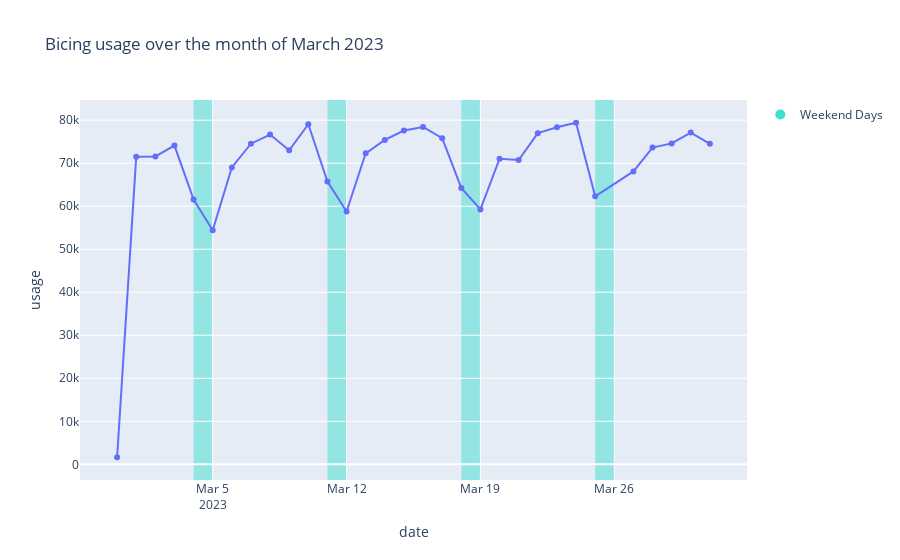

The notebook cell saved with this chart:
### Markdown cell above
### March

### Code cell
import plotly.express as px

df_b = df_march.groupby('date')['usage'].sum().reset_index()
# add day of the week like "Sunday", "Monday", etc.
df_b['day_of_week'] = df_b['date'].dt.day_name()

fig = px.line(df_b, x='date', y='usage', title='Bicing usage over the month of March 2023', markers=True, hover_data=['date', 'usage','day_of_week'])

# Identify weekends
weekends = pd.date_range(start='2023-03-01', end='2023-03-31', freq='W-SAT').tolist() + \
           pd.date_range(start='2023-03-01', end='2023-03-31', freq='W-SUN').tolist()

# Ensure weekends are in pairs
weekends.sort()
weekend_pairs = [(weekends[i], weekends[i + 1]) for i in range(0, len(weekends), 2)]

# Add vertical rectangles for weekends
show_legend_added = False
for start, end in weekend_pairs:
    fig.add_vrect(
        x0=start, x1=end,
        fillcolor="turquoise", opacity=0.5,
        layer="below", line_width=0,
    )

fig.add_scatter(
    x=[None], y=[None],
    mode='markers',
    marker=dict(color='turquoise', size=10),
    showlegend=True,
    name='Weekend Days'
)


fig.show()

### Figure 1 — Plotly figure (JSON) as saved in the notebook; plotly's stock layout.template omitted (floating-point values rounded to 4 significant figures)
{"data": [{"customdata": [["Tuesday"], ["Wednesday"], ["Thursday"], ["Friday"], ["Saturday"], ["Sunday"], ["Monday"], ["Tuesday"], ["Wednesday"], ["Thursday"], ["Friday"], ["Saturday"], ["Sunday"], ["Monday"], ["Tuesday"], ["Wednesday"], ["Thursday"], ["Friday"], ["Saturday"], ["Sunday"], ["Monday"], ["Tuesday"], ["Wednesday"], ["Thursday"], ["Friday"], ["Saturday"], ["Monday"], ["Tuesday"], ["Wednesday"], ["Thursday"], ["Friday"]], "hovertemplate": "date=%{x}<br>usage=%{y}<br>day_of_week=%{customdata[0]}<extra></extra>", "legendgroup": "", "line": {"color": "#636efa", "dash": "solid"}, "marker": {"symbol": "circle"}, "mode": "lines+markers", "name": "", "orientation": "v", "showlegend": false, "type": "scatter", "x": ["2023-02-28T00:00:00", "2023-03-01T00:00:00", "2023-03-02T00:00:00", "2023-03-03T00:00:00", "2023-03-04T00:00:00", "2023-03-05T00:00:00", "2023-03-06T00:00:00", "2023-03-07T00:00:00", "2023-03-08T00:00:00", "2023-03-09T00:00:00", "2023-03-10T00:00:00", "2023-03-11T00:00:00", "2023-03-12T00:00:00", "2023-03-13T00:00:00", "2023-03-14T00:00:00", "2023-03-15T00:00:00", "2023-03-16T00:00:00", "2023-03-17T00:00:00", "2023-03-18T00:00:00", "2023-03-19T00:00:00", "2023-03-20T00:00:00", "2023-03-21T00:00:00", "2023-03-22T00:00:00", "2023-03-23T00:00:00", "2023-03-24T00:00:00", "2023-03-25T00:00:00", "2023-03-27T00:00:00", "2023-03-28T00:00:00", "2023-03-29T00:00:00", "2023-03-30T00:00:00", "2023-03-31T00:00:00"], "xaxis": "x", "y": [1644, 71513, 71586, 74102, 61573, 54419, 69028, 74531, 76658, 73019, 79058, 65732, 58768, 72302, 75418, 77603, 78436, 75812, 64259, 59265, 71041, 70736, 76994, 78363, 79407, 62308, 68093, 73638, 74612, 77115, 74496], "yaxis": "y"}, {"marker": {"color": "turquoise", "size": 10}, "mode": "markers", "name": "Weekend Days", "showlegend": true, "type": "scatter", "x": [null], "y": [null]}], "layout": {"legend": {"tracegroupgap": 0}, "shapes": [{"fillcolor": "turquoise", "layer": "below", "line": {"width": 0}, "opacity": 0.5, "type": "rect", "x0": "2023-03-04T00:00:00", "x1": "2023-03-05T00:00:00", "xref": "x", "y0": 0, "y1": 1, "yref": "y domain"}, {"fillcolor": "turquoise", "layer": "below", "line": {"width": 0}, "opacity": 0.5, "type": "rect", "x0": "2023-03-11T00:00:00", "x1": "2023-03-12T00:00:00", "xref": "x", "y0": 0, "y1": 1, "yref": "y domain"}, {"fillcolor": "turquoise", "layer": "below", "line": {"width": 0}, "opacity": 0.5, "type": "rect", "x0": "2023-03-18T00:00:00", "x1": "2023-03-19T00:00:00", "xref": "x", "y0": 0, "y1": 1, "yref": "y domain"}, {"fillcolor": "turquoise", "layer": "below", "line": {"width": 0}, "opacity": 0.5, "type": "rect", "x0": "2023-03-25T00:00:00", "x1": "2023-03-26T00:00:00", "xref": "x", "y0": 0, "y1": 1, "yref": "y domain"}], "title": {"text": "Bicing usage over the month of March 2023"}, "xaxis": {"anchor": "y", "domain": [0, 1], "title": {"text": "date"}}, "yaxis": {"anchor": "x", "domain": [0, 1], "title": {"text": "usage"}}}}
